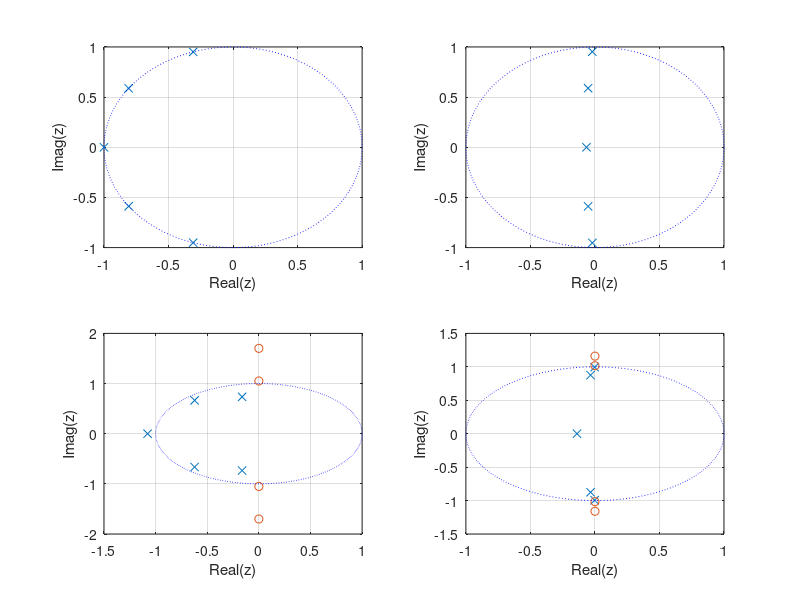
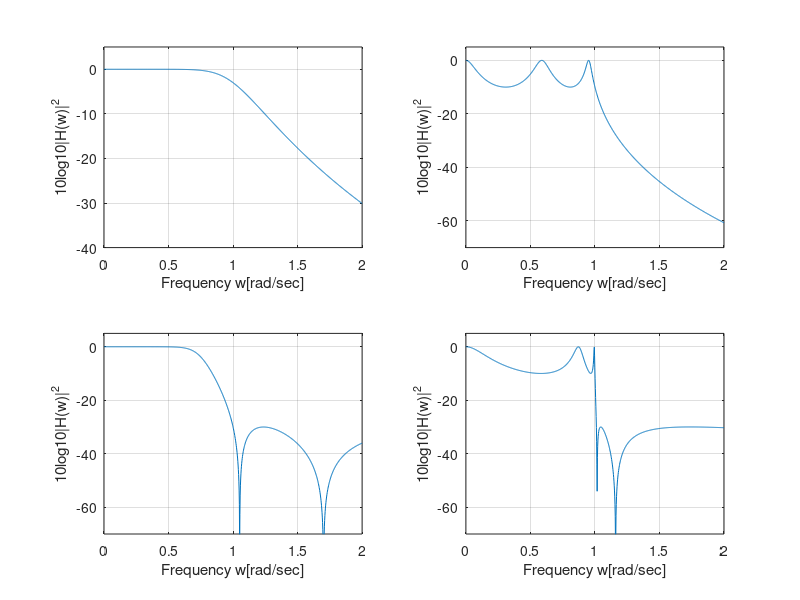

These charts were generated, in order, by the following MATLAB code:
clear;
clc;

[z p k] = buttap(5);    % 5차 Butterworth 필터 전달함수의 zero와 pole.

% 원을 그리는 함수
t = linspace(0, 2*pi, 1000);
x = cos(t);
y = sin(t);

figure(1)
subplot(221);
plot(real(p), imag(p),'x',real(z),imag(z),'o', x,y,':b','MarkerSize',20);
grid on;
xlabel('Real(z)');
ylabel('Imag(z)');
axis([-1 1 -1 1]);

w = linspace(0,2,1000);
[b, a] = zp2tf(z,p,k);
h = freqs(b,a,w);       % 전달함수를 주파수 응답으로 변환해준다.

figure(2)
subplot(221);
plot(w, 10*log10(abs(h).^2));
grid on;
ylabel('10log10|H(w)|^2');
xlabel('Frequency w[rad/sec]');
axis([0 2 -40 5]);

[z p k] = cheb1ap(5, 10);   % 5차 체비셰프 타입 1 필터 전달함수의 zero와 pole.

figure(1)
subplot(222);
plot(real(p), imag(p),'x',real(z),imag(z),'o', x,y,':b','MarkerSize',20);
grid on;
xlabel('Real(z)');
ylabel('Imag(z)');
axis([-1 1 -1 1]);

w = linspace(0,2,1000);
[b, a] = zp2tf(z,p,k);
h = freqs(b,a,w);

figure(2)
subplot(222);
plot(w, 10*log10(abs(h).^2));
grid on;
ylabel('10log10|H(w)|^2');
xlabel('Frequency w[rad/sec]');
axis([0 2 -70 5]);

[z p k] = cheb2ap(5, 30);   % 5차 체비셰프 타입 2 필터 전달함수의 zero와 pole.

figure(1)
subplot(223);
plot(real(p), imag(p),'x',real(z),imag(z),'o', x,y,':b','MarkerSize',10);
grid on;
xlabel('Real(z)');
ylabel('Imag(z)');
axis([-1.5 1 -2 2]);

w = linspace(0,2,1000);
[b, a] = zp2tf(z,p,k);
h = freqs(b,a,w);

figure(2)
subplot(223);
plot(w, 10*log10(abs(h).^2));
grid on;
ylabel('10log10|H(w)|^2');
xlabel('Frequency w[rad/sec]');
axis([0 2 -70 5]);

[z p k] = ellipap(5, 10, 30);   % 5차 Elliptic 필터 전달함수의 zero와 pole.

figure(1)
subplot(224);
plot(real(p), imag(p),'x',real(z),imag(z),'o', x,y,':b','MarkerSize',10);
grid on;
xlabel('Real(z)');
ylabel('Imag(z)');
axis([-1 1 -1.5 1.5]);

w = linspace(0,2,1000);
[b, a] = zp2tf(z,p,k);
h = freqs(b,a,w);

figure(2)
subplot(224);
plot(w, 10*log10(abs(h).^2));
grid on;
ylabel('10log10|H(w)|^2');
xlabel('Frequency w[rad/sec]');
axis([0 2 -70 5]);
